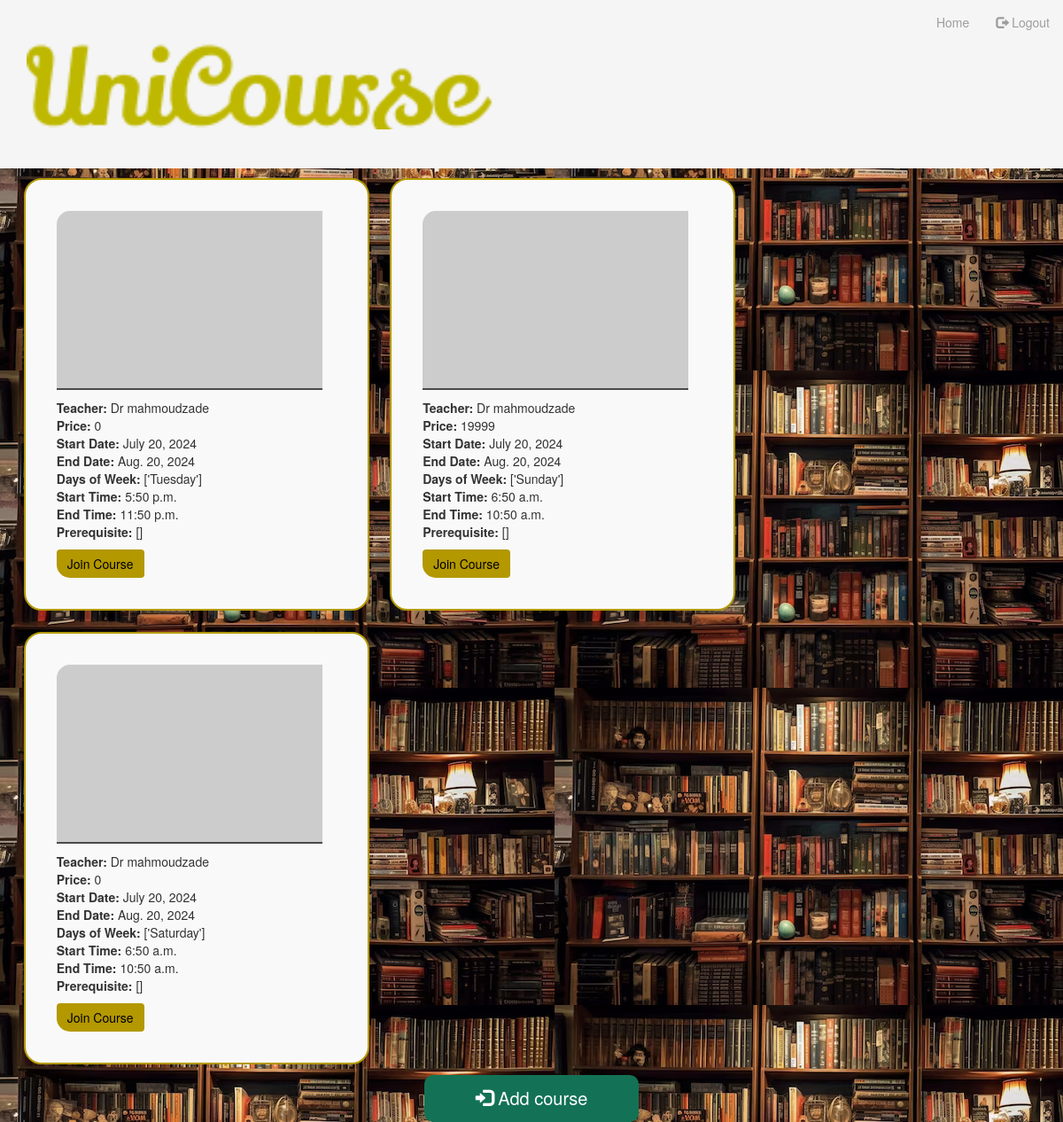
The app's page / (signed in), older data.
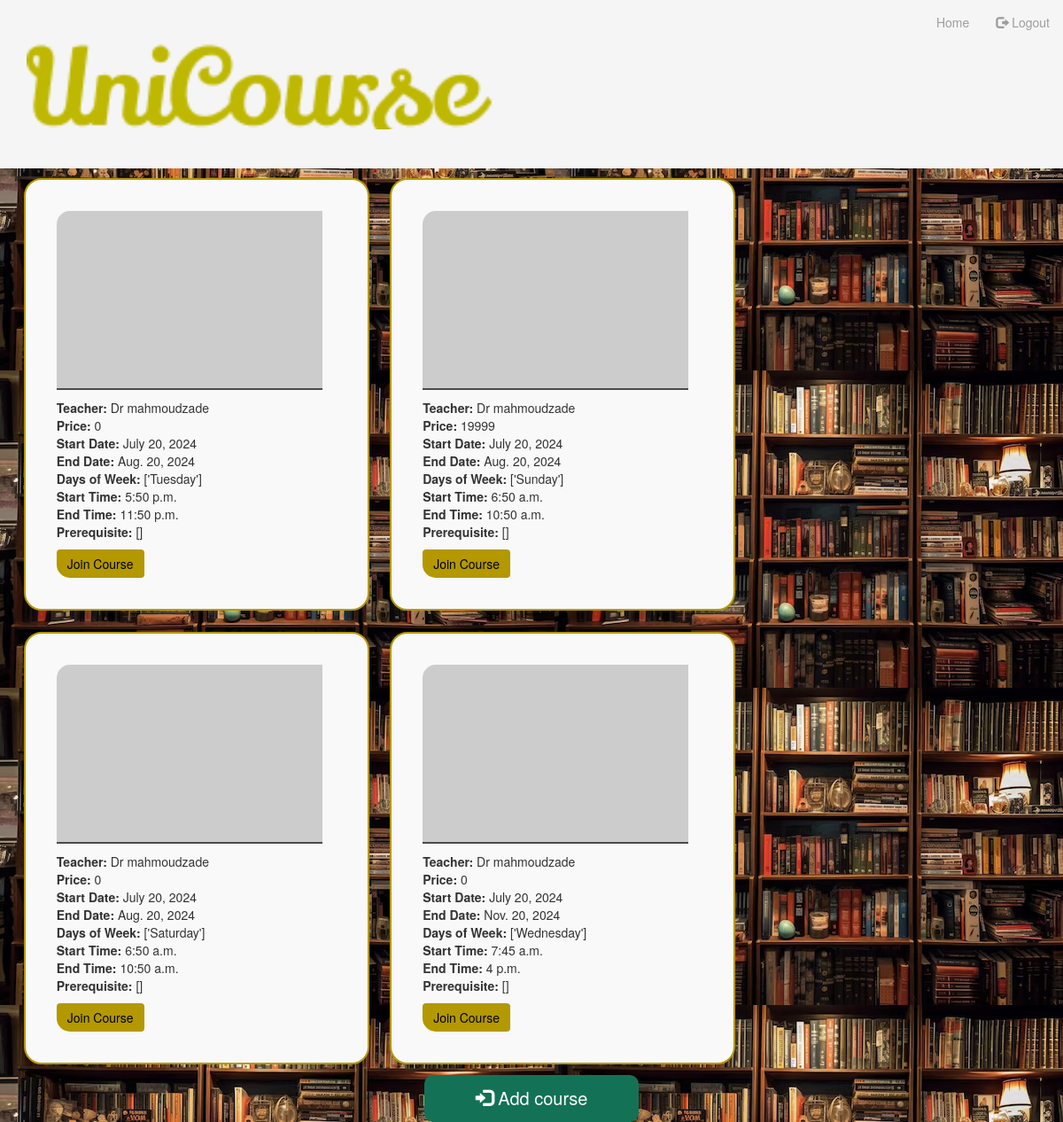
The same page, newer data.
### unicourse/models.py (models this page shows, shortened)
class Course(Model):
    institute = ForeignKey(verbose_name="آموزشگاه", to=Institute, on_delete=CASCADE)
    teacher = ForeignKey(verbose_name="استاد", to=Teacher, on_delete=CASCADE)
    name = TextField(max_length=30, verbose_name="اسم دوره")
    price = IntegerField(verbose_name="هزینه دوره", default=0)
    prerequisite = JSONField(verbose_name="دوره های پیشنیاز", default=list, blank=True)
    start_date = DateField(verbose_name="تاریخ شروع دوره")
    end_date = DateField(verbose_name="تاریخ پایان دوره")
    days_of_week = JSONField(verbose_name="روزهای برگزاری دوره در هفته", default=list)
    class_start_time = TimeField(verbose_name="زمان شروع دوره در روز")
    class_end_time = TimeField(verbose_name="زمان پایان دوره در روز")
    link_adr = URLField(
        verbose_name="لینک برگزاری دوره",
        default="https://nikan.iut.ac.ir/rooms/tg4-o7q-ibk-hwd/join",
    )

class Teacher(Model):
    user = OneToOneField(CustomUser, verbose_name="User", on_delete=CASCADE)
    national_code = CharField(
        verbose_name="National Code", max_length=15, validators=[validate_national_code]
    )
    license = TextField(verbose_name="license", max_length=30)

class CustomUser(AbstractUser):
    user_type = TextField(
        verbose_name="نوع کاربر",
        choices=CustomUserType.choices,
        default=CustomUserType.STUDENT,
        max_length=20,
    )
    phone_number = CharField(validators=[validate_phone_number], max_length=11)

### unicourse/views.py (the view, shortened to what this page needs)
# urls.py: path("", views.index, name="index"),
def index(request):
    if not request.user.is_authenticated:
        return render(request, "user/index.html", {"title": "index"})
    elif request.user.user_type == CustomUserType.INSTITUTE:
        institute = Institute.objects.get(user=request.user)
        courses = Course.objects.filter(institute=institute).select_related(
            "teacher", "teacher__user"
        )
        return render(
            request,
            "institute_courses.html",
            {"institute": institute, "courses": courses},
        )

### unicourse/templates/institute_courses.html (shortened to what this page needs)
{% extends "user/index.html" %}
{% load crispy_forms_tags %}
{% block start %}
<div class="container" style="margin-top: 5%;">
    <h1 style="color:aliceblue; font-weight: bold;">Courses for {{ institute.user.first_name }}</h1>
    <div class="row">
        {% for course in courses %}
        <div class="col-md-4" style="margin: 1%; border: 2px solid #b49900; border-radius: 20px; padding: 3%; background-color: #f9f9f9;">
            <div class="card mb-4" style="border: none; border-radius: 15px; overflow: hidden;">
                 <div class="card-body">
                    <img src="https://picsum.photos/300/200" alt="{{ student_course.course.course }}" class="card-img-top" style="border-bottom: 2px solid #4A4A4A;">
                        <p class="card-text">
                            <strong>Teacher:</strong> {{ course.teacher.user.first_name }}<br>
                            <strong>Price:</strong> {{ course.price }}<br>
                            <strong>Start Date:</strong> {{ course.start_date }}<br>
                            <strong>End Date:</strong> {{ course.end_date }}<br>
                            <strong>Days of Week:</strong> {{ course.days_of_week }}<br>
                            <strong>Start Time:</strong> {{ course.class_start_time }}<br>
                            <strong>End Time:</strong> {{ course.class_end_time }}<br>
                            <strong>Prerequisite:</strong> {{ course.prerequisite }}<br>
                        </p>
                        <a href="{{ course.link_adr }}" class="btn btn-primary" style="background-color: hsl(51, 100%, 35%); border: none; color: black;">Join Course</a>
                    </div>
                </div>
            </div>
        {% endfor %}
    </div>
    <center>
        <a style="background: #137255; font-size: 2rem; padding:1% 5%; border-radius: 10px; color:white;" class="btn btn-outline-info" href="/course/add">
            <span class="glyphicon glyphicon-log-in"></span> Add course
        </a>
    </center>
</div>
{% endblock start %}

### unicourse/templates/user/index.html (shortened to what this page needs)
{% load static %}
{% load crispy_forms_tags %}
<!DOCTYPE html>
<html lang="en">
<head>
<link rel="stylesheet" href="https://maxcdn.bootstrapcdn.com/bootstrap/3.3.7/css/bootstrap.min.css" />
<link rel="stylesheet" href="https://cdnjs.cloudflare.com/ajax/libs/font-awesome/4.7.0/css/font-awesome.min.css">
</head>
<body class="container-fluid">
<header class="row">
	<nav class="navbar navbar-inverse navbar-fixed-top" style="background-color: #F5F5F5; height: 15%; border: none;">
		<div class="container-fluid" style="height: 100%;">
			<div class="navbar-header" style="height: 100%; display: flex; justify-content: center;">
				<a class="navbar-brand" class="styleheader" href="{% url "index" %}" style="height: 70%; margin: auto;">
					<img src="{% static 'UniCourse.png' %}" alt="UniCourse Logo" style="height: 100%;">
				</a>
			</div>
			<div class="collapse navbar-collapse" id="mainNavBar">
				<ul class="nav navbar-nav navbar-right">
					<li><a href="{% url "index" %}">Home</a></li>
					{% if user.is_authenticated %}
					<li><a href="{% url "logout" %}"><span class="glyphicon glyphicon-log-out"></span>  Logout</a></li>
					{% else %}
					<li><a href="{% url "register" %}"><span class="glyphicon glyphicon-user"></span>  Sign up</a></li>
					<li><a href="{% url "login" %}"><span class="glyphicon glyphicon-log-in"></span>  Log in</a></li>
					{% endif %}
				</ul>
			</div>
		</div>
	</nav>
</header>
<br/>
<br>
<br>
<div class="row" style="background-image: url('../../../static/Library.png'); min-height: 95vh;">
	{% block start %}{% endblock %}
</div>
</body>
</html>

Row changes from the older to the newer data that the page shows:
added Course: teacher.user.first_name "Dr mahmoudzade", price "0", start_date "July 20, 2024", end_date "Nov. 20, 2024", days_of_week "['Wednesday']", class_start_time "7:45 a.m.", class_end_time "4 p.m.", prerequisite "[]"
